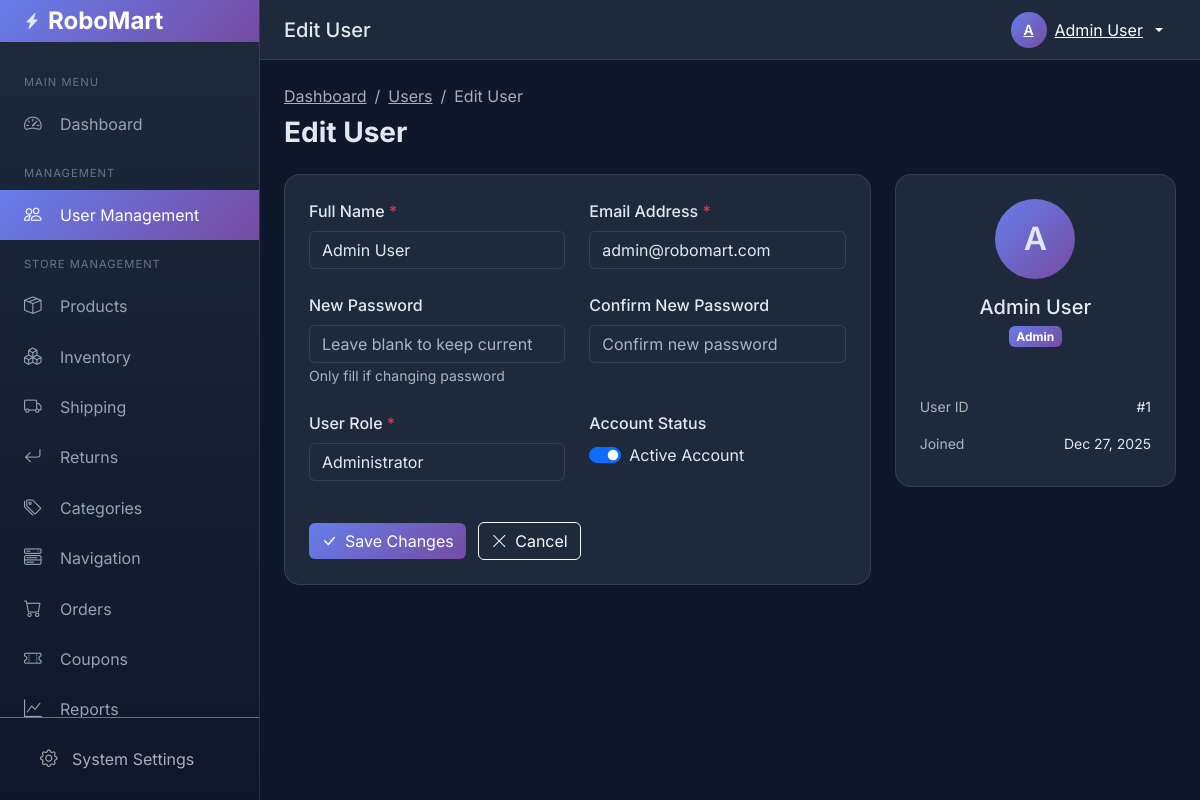
Screenshot of /backend/users/edit.php?id=1 (signed in) with the database file from the repository.
### tables this page shows
CREATE TABLE IF NOT EXISTS users (
    id INT AUTO_INCREMENT PRIMARY KEY,
    full_name VARCHAR(100) NOT NULL,
    email VARCHAR(255) NOT NULL UNIQUE,
    password_hash VARCHAR(255) NOT NULL,
    password VARCHAR(255) NULL DEFAULT NULL,   
    role ENUM('user', 'admin') NOT NULL DEFAULT 'user',
    google_id VARCHAR(255) NULL UNIQUE,
    is_active TINYINT(1) NOT NULL DEFAULT 0,   
    verification_code VARCHAR(6) NULL,
    verification_expires_at TIMESTAMP NULL,
    phone VARCHAR(20) NULL,
    address VARCHAR(255) NULL,
    city VARCHAR(100) NULL,
    postal_code VARCHAR(20) NULL,
    country VARCHAR(100) NULL,
    created_at TIMESTAMP DEFAULT CURRENT_TIMESTAMP,
    updated_at TIMESTAMP DEFAULT CURRENT_TIMESTAMP ON UPDATE CURRENT_TIMESTAMP,
    INDEX idx_email (email),
    INDEX idx_google_id (google_id),
    INDEX idx_role (role)
);

### functions.php (called while the page is built, shortened)
<?php
function get_user_by_id($pdo, $user_id) {
    $stmt = $pdo->prepare("SELECT id, full_name, email, role, is_active, created_at, phone, address, city, postal_code, country FROM users WHERE id = ?");
    $stmt->execute([$user_id]);
    return $stmt->fetch();
}

### backend/users/edit.php (the view, shortened to what this page needs)
<?php
require_once '../config.php';
$user_id = isset($_GET['id']) ? intval($_GET['id']) : 0;
$user = get_user_by_id($pdo, $user_id);
include '../includes/header.php';
include '../includes/sidebar.php';
?>
<div class="page-header">
    <nav aria-label="breadcrumb">
        <ol class="breadcrumb mb-2">
            <li class="breadcrumb-item"><a href="../index.php" class="text-muted">Dashboard</a></li>
            <li class="breadcrumb-item"><a href="index.php" class="text-muted">Users</a></li>
            <li class="breadcrumb-item active">Edit User</li>
        </ol>
    </nav>
    <h1 class="page-title">Edit User</h1>
</div>
<div class="row">
    <div class="col-lg-8">
        <div class="table-container p-4">
            <form method="POST" action="">
                <div class="row g-4">
                    <div class="col-md-6">
                        <label class="form-label">Full Name <span class="text-danger">*</span></label>
                        <input type="text" name="full_name" class="form-control"
                               placeholder="Enter full name" required
                               value="<?php echo htmlspecialchars($user['full_name']); ?>">
                    </div>
                    <div class="col-md-6">
                        <label class="form-label">Email Address <span class="text-danger">*</span></label>
                        <input type="email" name="email" class="form-control"
                               placeholder="Enter email address" required
                               value="<?php echo htmlspecialchars($user['email']); ?>">
                    </div>
                    <div class="col-md-6">
                        <label class="form-label">New Password</label>
                        <input type="password" name="password" class="form-control"
                               placeholder="Leave blank to keep current">
                        <small class="text-muted">Only fill if changing password</small>
                    </div>
                    <div class="col-md-6">
                        <label class="form-label">Confirm New Password</label>
                        <input type="password" name="confirm_password" class="form-control"
                               placeholder="Confirm new password">
                    </div>
                    <div class="col-md-6">
                        <label class="form-label">User Role <span class="text-danger">*</span></label>
                        <select name="role" class="form-select" required>
                            <option value="admin" <?php echo $user['role'] === 'admin' ? 'selected' : ''; ?>>
                                Administrator
                            </option>
                        </select>
                    </div>
                    <div class="col-md-6">
                        <label class="form-label d-block">Account Status</label>
                        <div class="form-check form-switch">
                            <input type="checkbox" name="is_active" class="form-check-input" id="is_active"
                                   <?php echo isset($user['is_active']) && $user['is_active'] ? 'checked' : ''; ?>>
                            <label class="form-check-label" for="is_active">Active Account</label>
                        </div>
                    </div>
                </div>
                <div class="mt-4 pt-3 border-top border-dark">
                    <button type="submit" class="btn btn-primary">
                        <i class="bi bi-check-lg me-2"></i>Save Changes
                    </button>
                    <a href="index.php" class="btn btn-outline-light ms-2">
                        <i class="bi bi-x-lg me-2"></i>Cancel
                    </a>
                </div>
            </form>
        </div>
    </div>
    <div class="col-lg-4">
        <div class="table-container p-4">
            <div class="text-center mb-4">
                <div class="avatar mx-auto mb-3" style="width: 80px; height: 80px; font-size: 2rem;">
                    <?php echo strtoupper(substr($user['full_name'], 0, 1)); ?>
                </div>
                <h5 class="mb-1"><?php echo htmlspecialchars($user['full_name']); ?></h5>
                <span class="badge <?php echo $user['role'] === 'admin' ? 'badge-admin' : 'badge-user'; ?>">
                    <?php echo ucfirst($user['role']); ?>
                </span>
            </div>
            <hr class="border-dark">
            <div class="small">
                <div class="d-flex justify-content-between py-2">
                    <span class="text-muted">User ID</span>
                    <span>#<?php echo $user['id']; ?></span>
                </div>
                <div class="d-flex justify-content-between py-2">
                    <span class="text-muted">Joined</span>
                    <span><?php echo date('M d, Y', strtotime($user['created_at'])); ?></span>
                </div>
            </div>
        </div>
    </div>
</div>
<?php include '../includes/footer.php'; ?>

### backend/includes/header.php (style rules this page uses)
:root { --sidebar-width: 260px; --header-height: 60px; --primary-gradient: linear-gradient(135deg, #667eea 0%, #764ba2 100%); }
body { font-family: 'Inter', sans-serif; background-color: #0f172a; color: #e2e8f0; }
.table-container { background: #1e293b; border-radius: 16px; border: 1px solid rgba(255,255,255,0.1); overflow: hidden; }
.badge-admin { background: linear-gradient(135deg, #667eea 0%, #764ba2 100%); }
.btn-primary { background: var(--primary-gradient); border: none; }
.form-control, .form-select { background: #1e293b; border: 1px solid rgba(255,255,255,0.1); color: #e2e8f0; }
.form-label { font-weight: 500; margin-bottom: 0.5rem; }
.page-header { margin-bottom: 1.5rem; }
.page-title { font-size: 1.75rem; font-weight: 700; margin: 0; }
.avatar { width: 36px; height: 36px; border-radius: 50%; background: var(--primary-gradient); display: flex; align-items: center; justify-content: center; font-weight: 600; font-size: 0.875rem; }

### rows the page displays
users: full_name "Admin User", email "admin@robomart.com", role "Administrator", is_active "☑", full_name "A", role "Admin", id "1", created_at "Dec 27, 2025"

### other values shown
$page_title "Edit User"
substr($_SESSION['full_name'], 0, 1) "A"
$_SESSION['full_name'] "Admin User"
